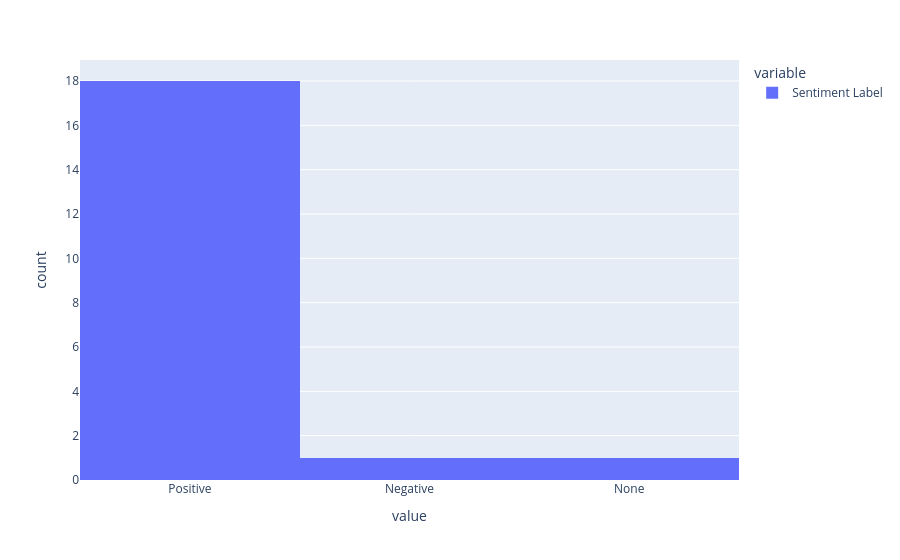

The notebook cell saved with this chart:
### Code cell
# Source - https://stackoverflow.com/a/66664168
# Posted by vestland
# Retrieved 2026-04-26, License - CC BY-SA 4.0

import random
import pandas as pd
pd.options.plotting.backend = "plotly"
random.seed(7)

# df = pd.DataFrame({'x':[random.choice(list('abcde')) for i in range(25)]})
fig = test_data['Sentiment Label'].plot(kind = 'hist')
fig.layout.bargap = 0
fig.show()

### Figure 1 — Plotly figure (JSON) as saved in the notebook; plotly's stock layout.template omitted (floating-point values rounded to 4 significant figures)
{"data": [{"bingroup": "x", "hovertemplate": "variable=Sentiment Label<br>value=%{x}<br>count=%{y}<extra></extra>", "legendgroup": "Sentiment Label", "marker": {"color": "#636efa", "pattern": {"shape": ""}}, "name": "Sentiment Label", "orientation": "v", "showlegend": true, "type": "histogram", "x": ["Positive", "Positive", "Positive", "Positive", "Positive", "Positive", "Positive", "Negative", "Positive", "Positive", "Positive", "Positive", "None", "Positive", "Positive", "Positive", "Positive", "Positive", "Positive", "Positive"], "xaxis": "x", "yaxis": "y"}], "layout": {"bargap": 0, "barmode": "relative", "legend": {"title": {"text": "variable"}, "tracegroupgap": 0}, "margin": {"t": 60}, "xaxis": {"anchor": "y", "domain": [0, 1], "title": {"text": "value"}}, "yaxis": {"anchor": "x", "domain": [0, 1], "title": {"text": "count"}}}}
